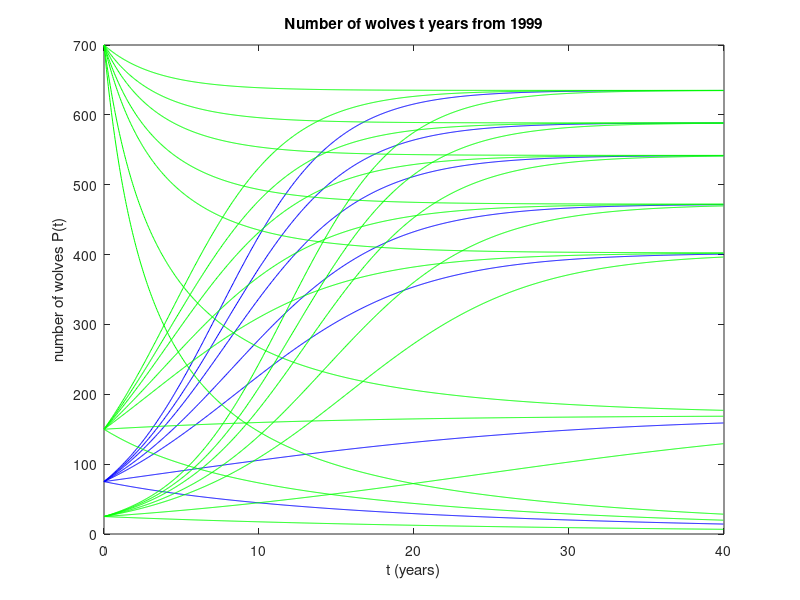

The MATLAB source for this figure:
a = 0; % starting point for t axis
b = 40; % final point for t axis (expanded from the present to allow a more complete analysis 
N = 1000;
t = zeros(1,N); % initialize t = 0's
w = zeros(1,N); % initialize population = 0's
w(1)= 75;
h = (b - a)/N;
t(1) = a;
H = 0;
k = 635; 
r= 0.273;

F = @(t, y) (r*(1-y/k)*y)-H*y;


for i = 1: (N - 1)
    K1 = h*(F(t(i), w(i)));
    K2 = h*(F(t(i) + 0.5*h, w(i) + 0.01*K1));
    K3 = h*(F(t(i) + 0.5*h, w(i) + 0.01*K2));
    K4 = h*(F(t(i) + h, w(i) + K3));
    w(i + 1) = w(i) + (K1 + 2*K2 + 2*K3 + K4)/6;
    t(i +1) = a + i*h;
end
figure(1)
 plot(t,w,'b');
hold on
title('Number of wolves t years from 1999');
xlabel('t (years)');
ylabel('number of wolves P(t)');

a = 0; % starting point for t axis
b = 40; % final point for t axis (expanded from the present to allow a more complete analysis 
N = 1000;
t = zeros(1,N); % initialize t = 0's
w = zeros(1,N); % initialize population = 0's
w(1)= 75;
h = (b - a)/N;
t(1) = a;
H = 0.02;
k = 635; 
r= 0.273;

F = @(t, y) (r*(1-y/k)*y)-H*y;


for i = 1: (N - 1)
    K1 = h*(F(t(i), w(i)));
    K2 = h*(F(t(i) + 0.5*h, w(i) + 0.01*K1));
    K3 = h*(F(t(i) + 0.5*h, w(i) + 0.01*K2));
    K4 = h*(F(t(i) + h, w(i) + K3));
    w(i + 1) = w(i) + (K1 + 2*K2 + 2*K3 + K4)/6;
    t(i +1) = a + i*h;
end

 plot(t,w,'b')

hold on

a = 0; % starting point for t axis
b = 40; % final point for t axis (expanded from the present to allow a more complete analysis 
N = 1000;
t = zeros(1,N); % initialize t = 0's
w = zeros(1,N); % initialize population = 0's
w(1)= 75;
h = (b - a)/N;
t(1) = a;
H = 0.04;
k = 635; 
r= 0.273;

F = @(t, y) (r*(1-y/k)*y)-H*y;


for i = 1: (N - 1)
    K1 = h*(F(t(i), w(i)));
    K2 = h*(F(t(i) + 0.5*h, w(i) + 0.01*K1));
    K3 = h*(F(t(i) + 0.5*h, w(i) + 0.01*K2));
    K4 = h*(F(t(i) + h, w(i) + K3));
    w(i + 1) = w(i) + (K1 + 2*K2 + 2*K3 + K4)/6;
    t(i +1) = a + i*h;
end

plot(t,w,'b')
hold on

a = 0; % starting point for t axis
b = 40; % final point for t axis (expanded from the present to allow a more complete analysis 
N = 1000;
t = zeros(1,N); % initialize t = 0's
w = zeros(1,N); % initialize population = 0's
w(1)= 75;
h = (b - a)/N;
t(1) = a;
H = 0.07;
k = 635; 
r= 0.273;

F = @(t, y) (r*(1-y/k)*y)-H*y;


for i = 1: (N - 1)
    K1 = h*(F(t(i), w(i)));
    K2 = h*(F(t(i) + 0.5*h, w(i) + 0.01*K1));
    K3 = h*(F(t(i) + 0.5*h, w(i) + 0.01*K2));
    K4 = h*(F(t(i) + h, w(i) + K3));
    w(i + 1) = w(i) + (K1 + 2*K2 + 2*K3 + K4)/6;
    t(i +1) = a + i*h;
end
plot(t,w,'b')
hold on

a = 0; % starting point for t axis
b = 40; % final point for t axis (expanded from the present to allow a more complete analysis 
N = 1000;
t = zeros(1,N); % initialize t = 0's
w = zeros(1,N); % initialize population = 0's
w(1)= 75;
h = (b - a)/N;
t(1) = a;
H = 0.1;
k = 635; 
r= 0.273;

F = @(t, y) (r*(1-y/k)*y)-H*y;


for i = 1: (N - 1)
    K1 = h*(F(t(i), w(i)));
    K2 = h*(F(t(i) + 0.5*h, w(i) + 0.01*K1));
    K3 = h*(F(t(i) + 0.5*h, w(i) + 0.01*K2));
    K4 = h*(F(t(i) + h, w(i) + K3));
    w(i + 1) = w(i) + (K1 + 2*K2 + 2*K3 + K4)/6;
    t(i +1) = a + i*h;
end

plot(t,w,'b')

hold on

a = 0; % starting point for t axis
b = 40; % final point for t axis (expanded from the present to allow a more complete analysis 
N = 1000;
t = zeros(1,N); % initialize t = 0's
w = zeros(1,N); % initialize population = 0's
w(1)= 75;
h = (b - a)/N;
t(1) = a;
H = 0.2;
k = 635; 
r= 0.273;

F = @(t, y) (r*(1-y/k)*y)-H*y;


for i = 1: (N - 1)
    K1 = h*(F(t(i), w(i)));
    K2 = h*(F(t(i) + 0.5*h, w(i) + 0.01*K1));
    K3 = h*(F(t(i) + 0.5*h, w(i) + 0.01*K2));
    K4 = h*(F(t(i) + h, w(i) + K3));
    w(i + 1) = w(i) + (K1 + 2*K2 + 2*K3 + K4)/6;
    t(i +1) = a + i*h;
end

plot(t,w,'b')

hold on

a = 0; % starting point for t axis
b = 40; % final point for t axis (expanded from the present to allow a more complete analysis 
N = 1000;
t = zeros(1,N); % initialize t = 0's
w = zeros(1,N); % initialize population = 0's
w(1)= 75;
h = (b - a)/N;
t(1) = a;
H = 0.3;
k = 635; 
r= 0.273;

F = @(t, y) (r*(1-y/k)*y)-H*y;


for i = 1: (N - 1)
    K1 = h*(F(t(i), w(i)));
    K2 = h*(F(t(i) + 0.5*h, w(i) + 0.01*K1));
    K3 = h*(F(t(i) + 0.5*h, w(i) + 0.01*K2));
    K4 = h*(F(t(i) + h, w(i) + K3));
    w(i + 1) = w(i) + (K1 + 2*K2 + 2*K3 + K4)/6;
    t(i +1) = a + i*h;
end

plot(t,w,'b')
hold on

a = 0; % starting point for t axis
b = 40; % final point for t axis (expanded from the present to allow a more complete analysis 
N = 1000;
t = zeros(1,N); % initialize t = 0's
w = zeros(1,N); % initialize population = 0's
w(1)= 25;
h = (b - a)/N;
t(1) = a;
H = 0;
k = 635; 
r= 0.273;

F = @(t, y) (r*(1-y/k)*y)-H*y;


for i = 1: (N - 1)
    K1 = h*(F(t(i), w(i)));
    K2 = h*(F(t(i) + 0.5*h, w(i) + 0.01*K1));
    K3 = h*(F(t(i) + 0.5*h, w(i) + 0.01*K2));
    K4 = h*(F(t(i) + h, w(i) + K3));
    w(i + 1) = w(i) + (K1 + 2*K2 + 2*K3 + K4)/6;
    t(i +1) = a + i*h;
end

plot(t,w,'g')


a = 0; % starting point for t axis
b = 40; % final point for t axis (expanded from the present to allow a more complete analysis 
N = 1000;
t = zeros(1,N); % initialize t = 0's
w = zeros(1,N); % initialize population = 0's
w(1)= 150;
h = (b - a)/N;
t(1) = a;
H = 0;
k = 635; 
r= 0.273;

F = @(t, y) (r*(1-y/k)*y)-H*y;


for i = 1: (N - 1)
    K1 = h*(F(t(i), w(i)));
    K2 = h*(F(t(i) + 0.5*h, w(i) + 0.01*K1));
    K3 = h*(F(t(i) + 0.5*h, w(i) + 0.01*K2));
    K4 = h*(F(t(i) + h, w(i) + K3));
    w(i + 1) = w(i) + (K1 + 2*K2 + 2*K3 + K4)/6;
    t(i +1) = a + i*h;
end

plot(t,w,'g')

hold on

a = 0; % starting point for t axis
b = 40; % final point for t axis (expanded from the present to allow a more complete analysis 
N = 1000;
t = zeros(1,N); % initialize t = 0's
w = zeros(1,N); % initialize population = 0's
w(1)= 700;
h = (b - a)/N;
t(1) = a;
H = 0;
k = 635; 
r= 0.273;

F = @(t, y) (r*(1-y/k)*y)-H*y;


for i = 1: (N - 1)
    K1 = h*(F(t(i), w(i)));
    K2 = h*(F(t(i) + 0.5*h, w(i) + 0.01*K1));
    K3 = h*(F(t(i) + 0.5*h, w(i) + 0.01*K2));
    K4 = h*(F(t(i) + h, w(i) + K3));
    w(i + 1) = w(i) + (K1 + 2*K2 + 2*K3 + K4)/6;
    t(i +1) = a + i*h;
end

plot(t,w,'g')


a = 0; % starting point for t axis
b = 40; % final point for t axis (expanded from the present to allow a more complete analysis 
N = 1000;
t = zeros(1,N); % initialize t = 0's
w = zeros(1,N); % initialize population = 0's
w(1)= 25;
h = (b - a)/N;
t(1) = a;
H = 0.02;
k = 635; 
r= 0.273;

F = @(t, y) (r*(1-y/k)*y)-H*y;


for i = 1: (N - 1)
    K1 = h*(F(t(i), w(i)));
    K2 = h*(F(t(i) + 0.5*h, w(i) + 0.01*K1));
    K3 = h*(F(t(i) + 0.5*h, w(i) + 0.01*K2));
    K4 = h*(F(t(i) + h, w(i) + K3));
    w(i + 1) = w(i) + (K1 + 2*K2 + 2*K3 + K4)/6;
    t(i +1) = a + i*h;
end

plot(t,w,'g')


a = 0; % starting point for t axis
b = 40; % final point for t axis (expanded from the present to allow a more complete analysis 
N = 1000;
t = zeros(1,N); % initialize t = 0's
w = zeros(1,N); % initialize population = 0's
w(1)= 150;
h = (b - a)/N;
t(1) = a;
H = 0.02;
k = 635; 
r= 0.273;

F = @(t, y) (r*(1-y/k)*y)-H*y;


for i = 1: (N - 1)
    K1 = h*(F(t(i), w(i)));
    K2 = h*(F(t(i) + 0.5*h, w(i) + 0.01*K1));
    K3 = h*(F(t(i) + 0.5*h, w(i) + 0.01*K2));
    K4 = h*(F(t(i) + h, w(i) + K3));
    w(i + 1) = w(i) + (K1 + 2*K2 + 2*K3 + K4)/6;
    t(i +1) = a + i*h;
end

plot(t,w,'g')

hold on

a = 0; % starting point for t axis
b = 40; % final point for t axis (expanded from the present to allow a more complete analysis 
N = 1000;
t = zeros(1,N); % initialize t = 0's
w = zeros(1,N); % initialize population = 0's
w(1)= 700;
h = (b - a)/N;
t(1) = a;
H = 0.02;
k = 635; 
r= 0.273;

F = @(t, y) (r*(1-y/k)*y)-H*y;


for i = 1: (N - 1)
    K1 = h*(F(t(i), w(i)));
    K2 = h*(F(t(i) + 0.5*h, w(i) + 0.01*K1));
    K3 = h*(F(t(i) + 0.5*h, w(i) + 0.01*K2));
    K4 = h*(F(t(i) + h, w(i) + K3));
    w(i + 1) = w(i) + (K1 + 2*K2 + 2*K3 + K4)/6;
    t(i +1) = a + i*h;
end
plot(t,w,'g')


a = 0; % starting point for t axis
b = 40; % final point for t axis (expanded from the present to allow a more complete analysis 
N = 1000;
t = zeros(1,N); % initialize t = 0's
w = zeros(1,N); % initialize population = 0's
w(1)= 25;
h = (b - a)/N;
t(1) = a;
H = 0.04;
k = 635; 
r= 0.273;

F = @(t, y) (r*(1-y/k)*y)-H*y;


for i = 1: (N - 1)
    K1 = h*(F(t(i), w(i)));
    K2 = h*(F(t(i) + 0.5*h, w(i) + 0.01*K1));
    K3 = h*(F(t(i) + 0.5*h, w(i) + 0.01*K2));
    K4 = h*(F(t(i) + h, w(i) + K3));
    w(i + 1) = w(i) + (K1 + 2*K2 + 2*K3 + K4)/6;
    t(i +1) = a + i*h;
end
plot(t,w,'g')


a = 0; % starting point for t axis
b = 40; % final point for t axis (expanded from the present to allow a more complete analysis 
N = 1000;
t = zeros(1,N); % initialize t = 0's
w = zeros(1,N); % initialize population = 0's
w(1)= 150;
h = (b - a)/N;
t(1) = a;
H = 0.04;
k = 635; 
r= 0.273;

F = @(t, y) (r*(1-y/k)*y)-H*y;


for i = 1: (N - 1)
    K1 = h*(F(t(i), w(i)));
    K2 = h*(F(t(i) + 0.5*h, w(i) + 0.01*K1));
    K3 = h*(F(t(i) + 0.5*h, w(i) + 0.01*K2));
    K4 = h*(F(t(i) + h, w(i) + K3));
    w(i + 1) = w(i) + (K1 + 2*K2 + 2*K3 + K4)/6;
    t(i +1) = a + i*h;
end

C = plot(t,w,'g')

hold on

a = 0; % starting point for t axis
b = 40; % final point for t axis (expanded from the present to allow a more complete analysis 
N = 1000;
t = zeros(1,N); % initialize t = 0's
w = zeros(1,N); % initialize population = 0's
w(1)= 700;
h = (b - a)/N;
t(1) = a;
H = 0.04;
k = 635; 
r= 0.273;

F = @(t, y) (r*(1-y/k)*y)-H*y;


for i = 1: (N - 1)
    K1 = h*(F(t(i), w(i)));
    K2 = h*(F(t(i) + 0.5*h, w(i) + 0.01*K1));
    K3 = h*(F(t(i) + 0.5*h, w(i) + 0.01*K2));
    K4 = h*(F(t(i) + h, w(i) + K3));
    w(i + 1) = w(i) + (K1 + 2*K2 + 2*K3 + K4)/6;
    t(i +1) = a + i*h;
end

C = plot(t,w,'g')

a = 0; % starting point for t axis
b = 40; % final point for t axis (expanded from the present to allow a more complete analysis 
N = 1000;
t = zeros(1,N); % initialize t = 0's
w = zeros(1,N); % initialize population = 0's
w(1)= 25;
h = (b - a)/N;
t(1) = a;
H = 0.07;
k = 635; 
r= 0.273;

F = @(t, y) (r*(1-y/k)*y)-H*y;


for i = 1: (N - 1)
    K1 = h*(F(t(i), w(i)));
    K2 = h*(F(t(i) + 0.5*h, w(i) + 0.01*K1));
    K3 = h*(F(t(i) + 0.5*h, w(i) + 0.01*K2));
    K4 = h*(F(t(i) + h, w(i) + K3));
    w(i + 1) = w(i) + (K1 + 2*K2 + 2*K3 + K4)/6;
    t(i +1) = a + i*h;
end

C = plot(t,w,'g')


a = 0; % starting point for t axis
b = 40; % final point for t axis (expanded from the present to allow a more complete analysis 
N = 1000;
t = zeros(1,N); % initialize t = 0's
w = zeros(1,N); % initialize population = 0's
w(1)= 150;
h = (b - a)/N;
t(1) = a;
H = 0.07;
k = 635; 
r= 0.273;

F = @(t, y) (r*(1-y/k)*y)-H*y;


for i = 1: (N - 1)
    K1 = h*(F(t(i), w(i)));
    K2 = h*(F(t(i) + 0.5*h, w(i) + 0.01*K1));
    K3 = h*(F(t(i) + 0.5*h, w(i) + 0.01*K2));
    K4 = h*(F(t(i) + h, w(i) + K3));
    w(i + 1) = w(i) + (K1 + 2*K2 + 2*K3 + K4)/6;
    t(i +1) = a + i*h;
end

C = plot(t,w,'g')

hold on

a = 0; % starting point for t axis
b = 40; % final point for t axis (expanded from the present to allow a more complete analysis 
N = 1000;
t = zeros(1,N); % initialize t = 0's
w = zeros(1,N); % initialize population = 0's
w(1)= 700;
h = (b - a)/N;
t(1) = a;
H = 0.07;
k = 635; 
r= 0.273;

F = @(t, y) (r*(1-y/k)*y)-H*y;


for i = 1: (N - 1)
    K1 = h*(F(t(i), w(i)));
    K2 = h*(F(t(i) + 0.5*h, w(i) + 0.01*K1));
    K3 = h*(F(t(i) + 0.5*h, w(i) + 0.01*K2));
    K4 = h*(F(t(i) + h, w(i) + K3));
    w(i + 1) = w(i) + (K1 + 2*K2 + 2*K3 + K4)/6;
    t(i +1) = a + i*h;
end

C = plot(t,w,'g')

a = 0; % starting point for t axis
b = 40; % final point for t axis (expanded from the present to allow a more complete analysis 
N = 1000;
t = zeros(1,N); % initialize t = 0's
w = zeros(1,N); % initialize population = 0's
w(1)= 25;
h = (b - a)/N;
t(1) = a;
H = 0.1;
k = 635; 
r= 0.273;

F = @(t, y) (r*(1-y/k)*y)-H*y;


for i = 1: (N - 1)
    K1 = h*(F(t(i), w(i)));
    K2 = h*(F(t(i) + 0.5*h, w(i) + 0.01*K1));
    K3 = h*(F(t(i) + 0.5*h, w(i) + 0.01*K2));
    K4 = h*(F(t(i) + h, w(i) + K3));
    w(i + 1) = w(i) + (K1 + 2*K2 + 2*K3 + K4)/6;
    t(i +1) = a + i*h;
end

C = plot(t,w,'g')


a = 0; % starting point for t axis
b = 40; % final point for t axis (expanded from the present to allow a more complete analysis 
N = 1000;
t = zeros(1,N); % initialize t = 0's
w = zeros(1,N); % initialize population = 0's
w(1)= 150;
h = (b - a)/N;
t(1) = a;
H = 0.1;
k = 635; 
r= 0.273;

F = @(t, y) (r*(1-y/k)*y)-H*y;


for i = 1: (N - 1)
    K1 = h*(F(t(i), w(i)));
    K2 = h*(F(t(i) + 0.5*h, w(i) + 0.01*K1));
    K3 = h*(F(t(i) + 0.5*h, w(i) + 0.01*K2));
    K4 = h*(F(t(i) + h, w(i) + K3));
    w(i + 1) = w(i) + (K1 + 2*K2 + 2*K3 + K4)/6;
    t(i +1) = a + i*h;
end

C = plot(t,w,'g')

hold on

a = 0; % starting point for t axis
b = 40; % final point for t axis (expanded from the present to allow a more complete analysis 
N = 1000;
t = zeros(1,N); % initialize t = 0's
w = zeros(1,N); % initialize population = 0's
w(1)= 700;
h = (b - a)/N;
t(1) = a;
H = 0.1;
k = 635; 
r= 0.273;

F = @(t, y) (r*(1-y/k)*y)-H*y;


for i = 1: (N - 1)
    K1 = h*(F(t(i), w(i)));
    K2 = h*(F(t(i) + 0.5*h, w(i) + 0.01*K1));
    K3 = h*(F(t(i) + 0.5*h, w(i) + 0.01*K2));
    K4 = h*(F(t(i) + h, w(i) + K3));
    w(i + 1) = w(i) + (K1 + 2*K2 + 2*K3 + K4)/6;
    t(i +1) = a + i*h;
end

C = plot(t,w,'g')
a = 0; % starting point for t axis
b = 40; % final point for t axis (expanded from the present to allow a more complete analysis 
N = 1000;
t = zeros(1,N); % initialize t = 0's
w = zeros(1,N); % initialize population = 0's
w(1)= 25;
h = (b - a)/N;
t(1) = a;
H = 0.2;
k = 635; 
r= 0.273;

F = @(t, y) (r*(1-y/k)*y)-H*y;


for i = 1: (N - 1)
    K1 = h*(F(t(i), w(i)));
    K2 = h*(F(t(i) + 0.5*h, w(i) + 0.01*K1));
    K3 = h*(F(t(i) + 0.5*h, w(i) + 0.01*K2));
    K4 = h*(F(t(i) + h, w(i) + K3));
    w(i + 1) = w(i) + (K1 + 2*K2 + 2*K3 + K4)/6;
    t(i +1) = a + i*h;
end

C = plot(t,w,'g')


a = 0; % starting point for t axis
b = 40; % final point for t axis (expanded from the present to allow a more complete analysis 
N = 1000;
t = zeros(1,N); % initialize t = 0's
w = zeros(1,N); % initialize population = 0's
w(1)= 150;
h = (b - a)/N;
t(1) = a;
H = 0.2;
k = 635; 
r= 0.273;

F = @(t, y) (r*(1-y/k)*y)-H*y;


for i = 1: (N - 1)
    K1 = h*(F(t(i), w(i)));
    K2 = h*(F(t(i) + 0.5*h, w(i) + 0.01*K1));
    K3 = h*(F(t(i) + 0.5*h, w(i) + 0.01*K2));
    K4 = h*(F(t(i) + h, w(i) + K3));
    w(i + 1) = w(i) + (K1 + 2*K2 + 2*K3 + K4)/6;
    t(i +1) = a + i*h;
end

C = plot(t,w,'g')

hold on

a = 0; % starting point for t axis
b = 40; % final point for t axis (expanded from the present to allow a more complete analysis 
N = 1000;
t = zeros(1,N); % initialize t = 0's
w = zeros(1,N); % initialize population = 0's
w(1)= 700;
h = (b - a)/N;
t(1) = a;
H = 0.2;
k = 635; 
r= 0.273;

F = @(t, y) (r*(1-y/k)*y)-H*y;


for i = 1: (N - 1)
    K1 = h*(F(t(i), w(i)));
    K2 = h*(F(t(i) + 0.5*h, w(i) + 0.01*K1));
    K3 = h*(F(t(i) + 0.5*h, w(i) + 0.01*K2));
    K4 = h*(F(t(i) + h, w(i) + K3));
    w(i + 1) = w(i) + (K1 + 2*K2 + 2*K3 + K4)/6;
    t(i +1) = a + i*h;
end

C = plot(t,w,'g')

a = 0; % starting point for t axis
b = 40; % final point for t axis (expanded from the present to allow a more complete analysis 
N = 1000;
t = zeros(1,N); % initialize t = 0's
w = zeros(1,N); % initialize population = 0's
w(1)= 25;
h = (b - a)/N;
t(1) = a;
H = 0.3;
k = 635; 
r= 0.273;

F = @(t, y) (r*(1-y/k)*y)-H*y;


for i = 1: (N - 1)
    K1 = h*(F(t(i), w(i)));
    K2 = h*(F(t(i) + 0.5*h, w(i) + 0.01*K1));
    K3 = h*(F(t(i) + 0.5*h, w(i) + 0.01*K2));
    K4 = h*(F(t(i) + h, w(i) + K3));
    w(i + 1) = w(i) + (K1 + 2*K2 + 2*K3 + K4)/6;
    t(i +1) = a + i*h;
end

C = plot(t,w,'g')


a = 0; % starting point for t axis
b = 40; % final point for t axis (expanded from the present to allow a more complete analysis 
N = 1000;
t = zeros(1,N); % initialize t = 0's
w = zeros(1,N); % initialize population = 0's
w(1)= 150;
h = (b - a)/N;
t(1) = a;
H = 0.3;
k = 635; 
r= 0.273;

F = @(t, y) (r*(1-y/k)*y)-H*y;


for i = 1: (N - 1)
    K1 = h*(F(t(i), w(i)));
    K2 = h*(F(t(i) + 0.5*h, w(i) + 0.01*K1));
    K3 = h*(F(t(i) + 0.5*h, w(i) + 0.01*K2));
    K4 = h*(F(t(i) + h, w(i) + K3));
    w(i + 1) = w(i) + (K1 + 2*K2 + 2*K3 + K4)/6;
    t(i +1) = a + i*h;
end

C = plot(t,w,'g')

hold on

a = 0; % starting point for t axis
b = 40; % final point for t axis (expanded from the present to allow a more complete analysis 
N = 1000;
t = zeros(1,N); % initialize t = 0's
w = zeros(1,N); % initialize population = 0's
w(1)= 700;
h = (b - a)/N;
t(1) = a;
H = 0.3;
k = 635; 
r= 0.273;

F = @(t, y) (r*(1-y/k)*y)-H*y;


for i = 1: (N - 1)
    K1 = h*(F(t(i), w(i)));
    K2 = h*(F(t(i) + 0.5*h, w(i) + 0.01*K1));
    K3 = h*(F(t(i) + 0.5*h, w(i) + 0.01*K2));
    K4 = h*(F(t(i) + h, w(i) + K3));
    w(i + 1) = w(i) + (K1 + 2*K2 + 2*K3 + K4)/6;
    t(i +1) = a + i*h;
end

 plot(t,w,'g')
